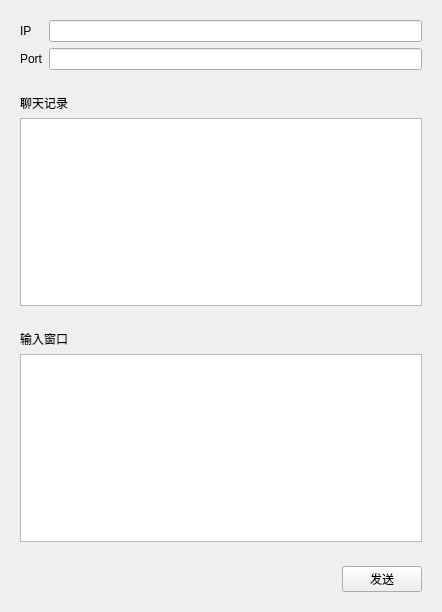
<?xml version="1.0" encoding="UTF-8"?>
<ui version="4.0">
 <class>Client</class>
 <widget class="QWidget" name="Client">
  <property name="geometry">
   <rect>
    <x>0</x>
    <y>0</y>
    <width>442</width>
    <height>612</height>
   </rect>
  </property>
  <property name="windowTitle">
   <string>Form</string>
  </property>
  <layout class="QVBoxLayout" name="verticalLayout_3">
   <item>
    <widget class="QWidget" name="widget" native="true">
     <layout class="QGridLayout" name="gridLayout">
      <item row="0" column="0">
       <widget class="QLabel" name="label">
        <property name="text">
         <string>IP</string>
        </property>
       </widget>
      </item>
      <item row="0" column="1">
       <widget class="QLineEdit" name="sIP"/>
      </item>
      <item row="1" column="0">
       <widget class="QLabel" name="label_2">
        <property name="text">
         <string>Port</string>
        </property>
       </widget>
      </item>
      <item row="1" column="1">
       <widget class="QLineEdit" name="sPort"/>
      </item>
     </layout>
    </widget>
   </item>
   <item>
    <widget class="QWidget" name="widget_2" native="true">
     <layout class="QVBoxLayout" name="verticalLayout">
      <item>
       <widget class="QLabel" name="label_3">
        <property name="text">
         <string>聊天记录</string>
        </property>
       </widget>
      </item>
      <item>
       <widget class="QTextEdit" name="record"/>
      </item>
     </layout>
    </widget>
   </item>
   <item>
    <widget class="QWidget" name="widget_3" native="true">
     <layout class="QVBoxLayout" name="verticalLayout_2">
      <item>
       <widget class="QLabel" name="label_4">
        <property name="text">
         <string>输入窗口</string>
        </property>
       </widget>
      </item>
      <item>
       <widget class="QTextEdit" name="msg"/>
      </item>
     </layout>
    </widget>
   </item>
   <item>
    <widget class="QWidget" name="widget_4" native="true">
     <layout class="QHBoxLayout" name="horizontalLayout">
      <item>
       <spacer name="horizontalSpacer">
        <property name="orientation">
         <enum>Qt::Horizontal</enum>
        </property>
        <property name="sizeHint" stdset="0">
         <size>
          <width>269</width>
          <height>20</height>
         </size>
        </property>
       </spacer>
      </item>
      <item>
       <widget class="QPushButton" name="send">
        <property name="text">
         <string>发送</string>
        </property>
       </widget>
      </item>
     </layout>
    </widget>
   </item>
  </layout>
 </widget>
 <resources/>
 <connections/>
</ui>
